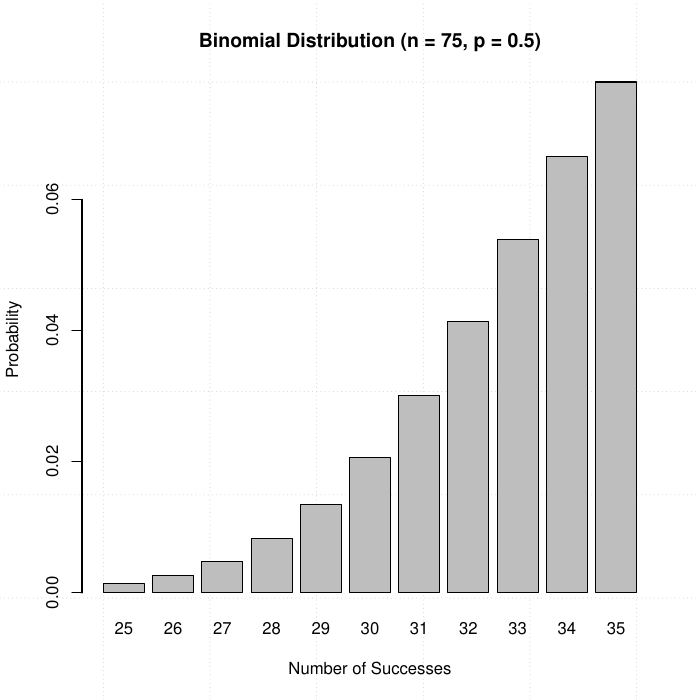

The script that saved this image:
#!/usr/bin/env Rscript

x <- dbinom(25:35, 75, 0.5)

pdf("plot3.pdf")
barplot(x, names.arg=25:35, panel.first=grid(), xlab="Number of Successes", ylab="Probability", main="Binomial Distribution (n = 75, p = 0.5)")
dev.off()
